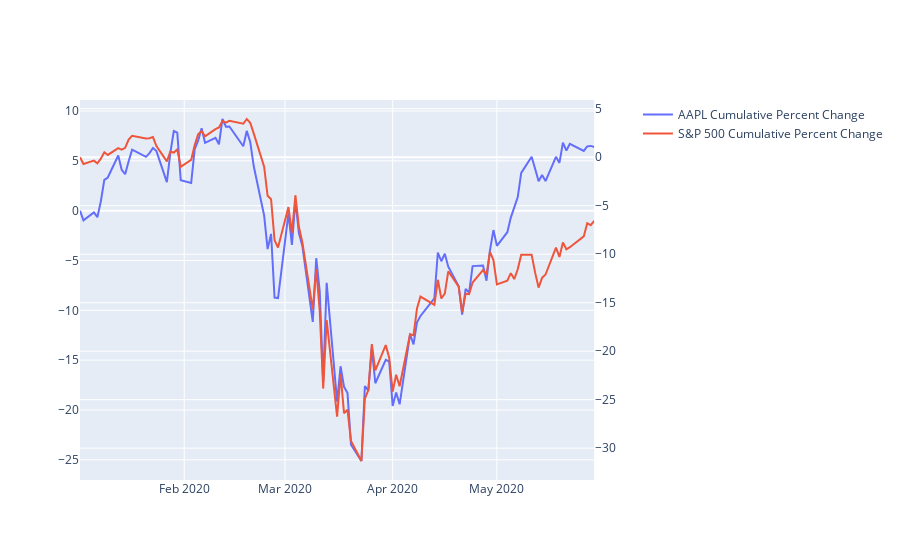

The notebook cell this image was saved under:
### Code cell
# Create a Plotly figure
fig = make_subplots(specs=[[{"secondary_y": True}]])

# Add traces for the stock and SP500
fig.add_trace(
    go.Scatter(x=df_stockdata['Date'], y=df_stockdata['Cumulative_Percent_Change'], name=f"{symbol} Cumulative Percent Change", mode='lines'),
    secondary_y=False,
)

fig.add_trace(
    go.Scatter(x=df_sp500['Date'], y=df_sp500['Cumulative_Percent_Change'], name="S&P 500 Cumulative Percent Change", mode='lines'),
    secondary_y=True,
)
